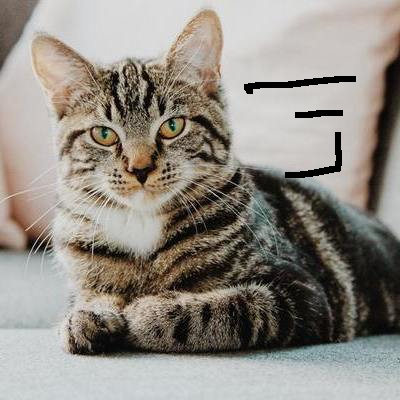
#> input picture Day 6/cat_damaged.png, 400 x 400 px
$ jupyter execute 30_Image_Reconstruction.ipynb
#> lines starting #> are read from the running program, lines starting #| are printed output that depends on the picture; after the words box and inside, x2 and y2 are one past the last pixel; in counts of white or black regions, pixels touching at a corner belong together
[cell 1]
import cv2
import matplotlib.pyplot as plt
import numpy as np

[cell 2]
image = cv2.imread('cat_damaged.png')
#> image is the input picture: shape (400, 400, 3); mean B, G, R 132.1, 139.8, 145.4
height,width = image.shape[:-1]
#> height = 400; width = 400
cv2.imshow('Damaged Cat',image)
cv2.waitKey(0)
cv2.destroyAllWindows()

[cell 3]
mask  = np.zeros((height,width,3),np.uint8)

[cell 4]
# Converting alll pixels greater than zero to black white black   becomes white
for i in range(height):
    for j in range(width):
        if image[i,j].sum()==0:
            mask[i,j] = [255,255,255]
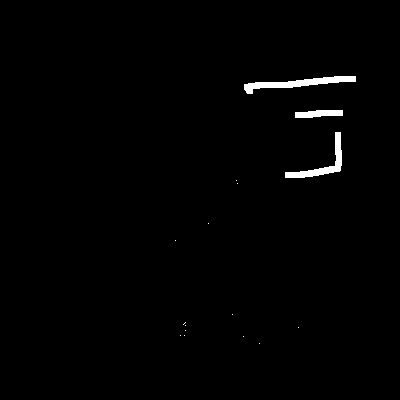
#> mask: shape (400, 400, 3); 1% white; 16 white regions (13 under 20 px), largest, box (x1, y1, x2, y2) and area: (244, 76, 356, 94) 740, (285, 132, 342, 178) 579, (295, 110, 343, 118) 298

[cell 5]
plt.subplot(1,2,1)
plt.imshow(image)
plt.subplot(1,2,2)
plt.imshow(mask,cmap='gray')
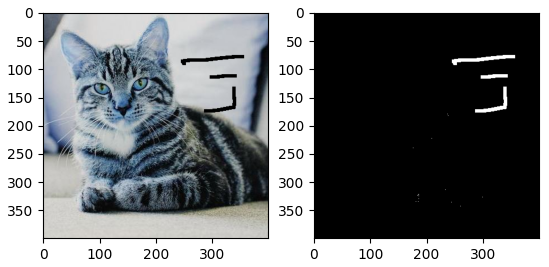
#> figure drawn by matplotlib, 2 panels; B, G, R data is drawn as R, G, B

[cell 6]
mask = cv2.cvtColor(mask,cv2.COLOR_BGR2GRAY)

[cell 7]
# Inpaint
dst = cv2.inpaint(image,mask,3,cv2.INPAINT_NS)
